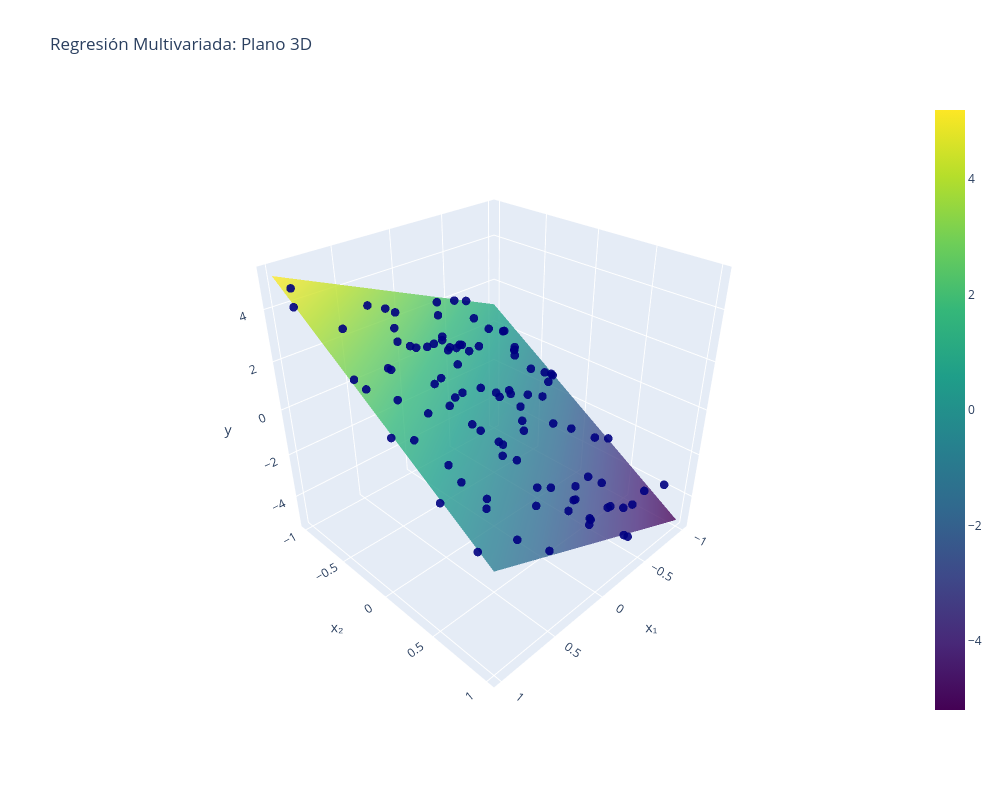

The code cell stored with this chart in its notebook:
### Markdown cell above
## VECTORIZADO

### Code cell
import numpy as np
import matplotlib.pylab as plt
import pandas as pd
import plotly.graph_objects as go


# GENERAR DATOS ALEATORIOS
N = 100  # número de puntos de entrenamiento
# Generar características aleatorias x1 y x2 entre -1 y 1
x_1 = 2 * np.random.random(N) - 1 
x_2 = 2 * np.random.random(N) - 1

ruido = 0.5 * np.random.randn(N)
y_label = 2.1 * x_1 - 3.1 * x_2 + ruido


# MALLA
N = 100  # número de puntos en la malla
# Crear vectores lineales para x1 y x2
x1 = np.linspace(-1, 1, N)
x2 = np.linspace(-1, 1, N)

# Crear malla 2D a partir de los vectores
X_1, X_2 = np.meshgrid(x1, x2)

# Calcular z para la superficie (plano teórico)
Y = 2.1 * X_1 - 3.1 * X_2


# VISUALIZAR EN 3D
fig = go.Figure(go.Surface(
    x=X_1, 
    y=X_2, 
    z=Y,
    colorscale='viridis',  
    opacity=0.8,  
    showscale=True  
))

fig.add_trace(go.Scatter3d(
    x=x_1, 
    y=x_2, 
    z=y_label, 
    mode='markers', 
    marker=dict(size=5, color='navy', opacity=0.9),
    name='Puntos de entrenamiento'
))

fig.update_layout(
    title='Regresión Multivariada: Plano 3D',
    scene=dict(
        xaxis_title='x₁',
        yaxis_title='x₂',
        zaxis_title='y',
        camera=dict(eye=dict(x=1.5, y=1.5, z=1.3))
    ),
    width=1000,
    height=800
)

fig.show()
